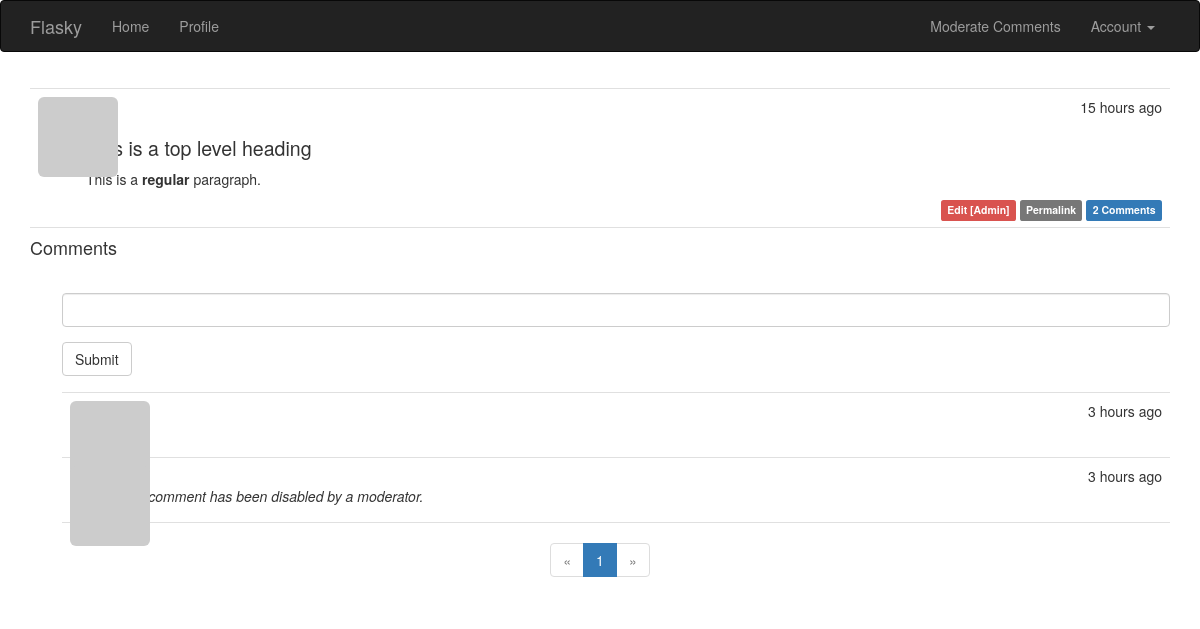
The app's page /post/106 (signed in) with its own data.
### app/models.py (models this page shows, shortened)
class Post(db.Model):
    __tablename__ = 'posts'
    id = db.Column(db.Integer, primary_key=True)
    body = db.Column(db.Text)
    timestamp = db.Column(db.DateTime, index=True, default=datetime.utcnow)
    author_id = db.Column(db.Integer, db.ForeignKey('users.id'))
    body_html = db.Column(db.Text)
    comments = db.relationship('Comment', backref='post', lazy='dynamic')

class Comment(db.Model):
    __tablename__ = 'comments'
    id = db.Column(db.Integer, primary_key=True)
    body = db.Column(db.Text)
    body_html = db.Column(db.Text)
    timestamp = db.Column(db.DateTime, index=True, default=datetime.utcnow)
    disabled = db.Column(db.Boolean)
    author_id = db.Column(db.Integer, db.ForeignKey('users.id'))
    post_id = db.Column(db.Integer, db.ForeignKey('posts.id'))

### app/main/views.py (the view, shortened to what this page needs)
@main.route('/post/<int:id>', methods=['GET', 'POST'])
def post(id):
    post = Post.query.get_or_404(id)
    form = CommentForm()
    page = request.args.get('page', 1, type=int)
    if page == -1:
        page = (post.comments.count() - 1) // current_app.config['FLASKY_COMMENTS_PER_PAGE'] + 1
    pagination = post.comments.order_by(Comment.timestamp.asc()).paginate(
        page=page,
        per_page=current_app.config['FLASKY_COMMENTS_PER_PAGE'],
        error_out=False
    )
    comments = pagination.items
    return render_template('post.html', posts=[post], form=form, comments=comments, pagination=pagination)

### app/main/forms.py
class CommentForm(FlaskForm):
    body = StringField('', validators=[DataRequired()])
    submit = SubmitField('Submit')

### app/auth/views.py (called while the page is built)
@auth.before_app_request
def before_request():
    if current_user.is_authenticated:
        current_user.ping()
        if not current_user.confirmed \
                and request.blueprint != 'auth' \
                and request.endpoint != 'static':
            return redirect(url_for('auth.unconfirmed'))

### app/main/__init__.py (called while the page is built)
@main.app_context_processor
def inject_permissions():
    return dict(Permission=Permission)

### app/models.py (called while the page is built)
@login_manager.user_loader
def load_user(user_id):
    return User.query.get(int(user_id))

    def has_permission(self, perm):
        return self.permissions & perm == perm

    def can(self, perm):
        return self.role is not None and self.role.has_permission(perm)

    def is_administrator(self):
        return self.can(Permission.ADMIN)

    def ping(self):
        self.last_seen = datetime.utcnow()
        db.session.add(self)

    def gravatar_hash(self):
        return hashlib.md5(self.email.lower().encode('utf-8')).hexdigest()

    def gravatar(self, size=100, default='identicon', rating='g'):
        if request.is_secure:
            url = 'https://secure.gravatar.com/avatar'
        else:
            url = 'http://gravatar.com/avatar'
        hashed = self.avatar_hash or self.gravatar_hash()
        return f'{url}/{hashed}?s={size}&d={default}&r={rating}'

### app/templates/post.html (shortened to what this page needs)
{% extends "base.html" %}
{% import "bootstrap/wtf.html" as wtf %}
{% import "_macros.html" as macros %}
{% block page_content %}
{% include '_posts.html' %}
<h4 id="comments">Comments</h4>
{% if current_user.can(Permission.COMMENT) %}
<div class="comment-form">
    {{ wtf.quick_form(form) }}
</div>
{% endif %}
{% include '_comments.html' %}
{% if pagination %}
<div class="pagination">
    {{ macros.pagination_widget(pagination, '.post', fragment='#comments', id=posts[0].id) }}
</div>
{% endif %}
{% endblock %}

### app/templates/_posts.html (shortened to what this page needs)
<ul class="posts">
    {% for post in posts %}
    <li class="post">
        <div class="post-thumbnail">
            <a href="{{ url_for('.user', username=post.author.username) }}">
                <img class="img-rounded profile-thumbnail" src="{{ post.author.gravatar(size=40) }}">
            </a>
        </div>
        <div class="post-content">
            <div class="post-date">{{ moment(post.timestamp).fromNow() }}</div>
            <div class="post-author">
                <a href="{{ url_for('.user', username=post.author.username) }}">
                </a>
            </div>
            <div class="post-body">
                {% if post.body_html %}
                {{ post.body_html | safe }}
                {% else %}
                {{ post.body }}
                {% endif %}
            </div>
            <div class="post-footer">
                {% if current_user == post.author %}
                <a href="{{ url_for('.edit_post', id=post.id) }}">
                    <span class="label label-primary">Edit</span>
                </a>
                {% elif current_user.is_administrator() %}
                <a href="{{ url_for('.edit_post', id=post.id) }}">
                    <span class="label label-danger">Edit [Admin]</span>
                </a>
                {% endif %}
                <a href="{{ url_for('.post', id=post.id) }}">
                    <span class="label label-default">Permalink</span>
                </a>
                <a href="{{ url_for('.post', id=post.id) }}#comments">
                    <span class="label label-primary">{{ post.comments.count() }} Comments</span>
                </a>
            </div>
        </div>
    </li>
    {% endfor %}
</ul>

### app/templates/_comments.html (shortened to what this page needs)
<ul class="comments">
    {% for comment in comments %}
    <li class="comment">
        <div class="comment-thumbnail">
            <a href="{{ url_for('.user', username=comment.author.username) }}">
                <img class="img-rounded profile-thumbnail" src="{{ comment.author.gravatar(size=40) }}">
            </a>
        </div>
        <div class="comment-content">
            <div class="comment-date">{{ moment(comment.timestamp).fromNow() }}</div>
            <div class="comment-author">
                <a href="{{ url_for('.user', username=comment.author.username) }}">{{ comment.author.username }}</a>
            </div>
            <div class="comment-body">
                {% if comment.disabled %}
                <p><i>This comment has been disabled by a moderator.</i></p>
                {% endif %}
            </div>
        </div>
    </li>
    {% endfor %}
</ul>

### app/static/styles.css (style rules this page uses)
.profile-thumbnail { position: absolute; }
ul.posts { list-style-type: none; padding: 0px; margin: 16px 0px 0px 0px; border-top: 1px solid #e0e0e0; }
ul.posts li.post { padding: 8px; border-bottom: 1px solid #e0e0e0; }
div.post-date { float: right; }
div.post-author { font-weight: bold; }
div.post-thumbnail { position: absolute; }
div.post-content { margin-left: 48px; min-height: 48px; }
div.post-footer { text-align: right; }
div.pagination { width: 100%; text-align: center; padding: 0px; margin: 0px; }
.post-body h1 { font-size: 140%; }
ul.comments { list-style-type: none; padding: 0px; margin: 16px 0px 0px 0px; }
ul.comments li.comment { margin-left: 32px; padding: 8px; border-bottom: 1px solid #e0e0e0; }
ul.comments li.comment:nth-child(1) { border-top: 1px solid #e0e0e0; }
div.comment-date { float: right; }
div.comment-author { font-weight: bold; }
div.comment-thumbnail { position: absolute; }
div.comment-content { margin-left: 48px; min-height: 48px; }
div.comment-form { margin: 16px 0px 16px 32px; }

### records on screen
Post: timestamp "15 hours ago", body_html "This is a top level heading This is a regular paragraph.", comments.count "2"
Comment: timestamp "3 hours ago"
Comment: timestamp "3 hours ago", shows "This comment has been disabled by a moderator."

### other values on screen
{{ p }} "1"
